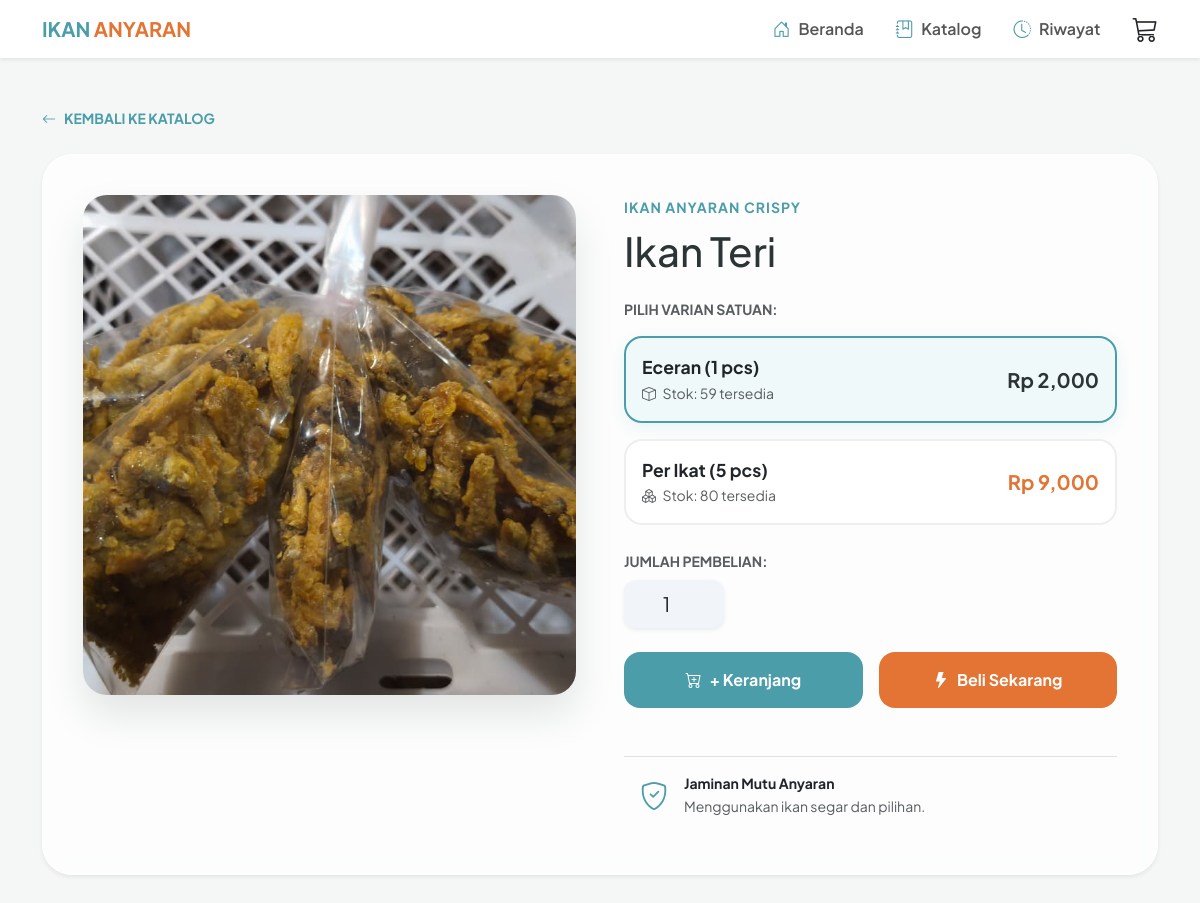
Screenshot of /detail_produk.php?id=7 with the database file from the repository.
### tables this page shows
CREATE TABLE `produk` (
  `id_produk` int(11) NOT NULL,
  `nama_produk` varchar(100) DEFAULT NULL,
  `jenis_ikan` enum('Ikan Laut','Ikan Tawar','Ikan Olahan') NOT NULL,
  `harga_eceran` int(11) DEFAULT NULL,
  `harga_ikat` int(11) DEFAULT NULL,
  `stok_ikat` int(11) NOT NULL DEFAULT 0,
  `stok_eceran` int(11) NOT NULL DEFAULT 0,
  `foto_produk` varchar(255) DEFAULT 'default_ikan.jpg',
  `foto_produk2` varchar(255) DEFAULT NULL,
  `deskripsi` text DEFAULT NULL,
  `created_at` timestamp NOT NULL DEFAULT current_timestamp()
);

### detail_produk.php (the view, shortened to what this page needs)
<?php
include 'includes/config.php';
$id_produk = isset($_GET['id']) ? mysqli_real_escape_string($conn, $_GET['id']) : '';
$ambil = $conn->query("SELECT * FROM produk WHERE id_produk = '$id_produk'");
$detail = $ambil->fetch_assoc();
$stok_eceran = (int)$detail['stok_eceran'];
$stok_ikat = (int)$detail['stok_ikat'];
$is_eceran_empty = ($stok_eceran <= 0);
$is_ikat_empty = ($stok_ikat <= 0);
$all_empty = ($is_eceran_empty && $is_ikat_empty);
$stok_awal = !$is_eceran_empty ? $stok_eceran : ($is_ikat_empty ? 0 : $stok_ikat);
?>
<!DOCTYPE html>
<html lang="id">
<head>
    <link href="https://cdn.jsdelivr.net/npm/bootstrap@5.3.0/dist/css/bootstrap.min.css" rel="stylesheet">
    <link rel="stylesheet" href="https://cdn.jsdelivr.net/npm/bootstrap-icons@1.11.0/font/bootstrap-icons.css">
</head>
<body>
<?php include 'includes/navbar.php'; ?>
<div class="container py-5">
    <div class="mb-4">
        <a href="katalog.php" class="text-decoration-none fw-bold small btn-back d-inline-flex align-items-center">
            <i class="bi bi-arrow-left me-2"></i> KEMBALI KE KATALOG
        </a>
    </div>
    <div class="detail-container shadow-sm">
        <div class="row g-5">
            <div class="col-md-6">
                <img src="uploads/<?= $detail['foto_produk']; ?>" class="product-img" alt="Produk">
            </div>
            <div class="col-md-6">
                <small class="fw-bold text-uppercase" style="color: var(--teal); letter-spacing: 1px;">
                    Ikan Anyaran Crispy
                </small>
                <h1 class="fw-800 mb-4 mt-2" style="font-size: 2.5rem; color: #2d3436;"><?= $detail['nama_produk']; ?></h1>
                <form id="formTambahKeranjang">
                    <p class="fw-bold mb-3 text-muted small text-uppercase">Pilih Varian Satuan:</p>
                    <div class="mb-3">
                        <label class="selection-card p-3 d-block <?= ($is_eceran_empty) ? 'disabled' : ''; ?>" for="satuanEceran">
                            <div class="d-flex justify-content-between align-items-center">
                                <div>
                                    <span class="d-block fw-bold" style="font-size: 1.1rem;">Eceran (1 pcs)</span>
                                    <small class="<?= ($is_eceran_empty) ? 'text-danger' : 'text-muted'; ?>">
                                        <i class="bi <?= ($is_eceran_empty) ? 'bi-x-circle' : 'bi-box'; ?> me-1"></i>
                                        Stok: <?= ($is_eceran_empty) ? 'Habis' : $stok_eceran . ' tersedia'; ?>
                                    </small>
                                </div>
                                <span class="fw-bold h5 mb-0" style="color: #2d3436;">Rp <?= number_format($detail['harga_eceran']); ?></span>
                            </div>
                        </label>
                    </div>
                    <div class="mb-4">
                        <label class="selection-card p-3 d-block <?= ($is_ikat_empty) ? 'disabled' : ''; ?>" for="satuanIkat">
                            <div class="d-flex justify-content-between align-items-center">
                                <div>
                                    <span class="d-block fw-bold" style="font-size: 1.1rem;">Per Ikat (5 pcs)</span>
                                    <small class="<?= ($is_ikat_empty) ? 'text-danger' : 'text-muted'; ?>">
                                        <i class="bi <?= ($is_ikat_empty) ? 'bi-x-circle' : 'bi-boxes'; ?> me-1"></i>
                                        Stok: <?= ($is_ikat_empty) ? 'Habis' : $stok_ikat . ' tersedia'; ?>
                                    </small>
                                </div>
                                <span class="fw-bold h5 mb-0" style="color: var(--orange);">Rp <?= number_format($detail['harga_ikat']); ?></span>
                            </div>
                        </label>
                    </div>
                    <div class="mb-4">
                        <label class="fw-bold mb-2 small text-muted text-uppercase">Jumlah Pembelian:</label>
                        <div class="d-flex align-items-center">
                            <input type="number" id="inputJumlah" name="jumlah" class="form-control form-control-lg shadow-sm border-0 text-center"
                                   value="1" min="1" max="<?= $stok_awal ?>" style="width: 100px; border-radius: 12px; background: #f1f5f9;"
                                   <?= ($all_empty) ? 'disabled' : ''; ?>>
                        </div>
                    </div>
                    <div class="row g-3">
                        <div class="col-6">
                            <button type="button" id="btnTambah" class="btn btn-cart w-100 py-3" <?= ($all_empty) ? 'disabled' : ''; ?>>
                                <i class="bi bi-cart-plus me-2"></i><?= ($all_empty) ? 'Stok Habis' : '+ Keranjang'; ?>
                            </button>
                        </div>
                        <div class="col-6">
                            <button type="button" id="btnBeliSekarang" class="btn btn-buy w-100 py-3" <?= ($all_empty) ? 'disabled' : ''; ?>>
                                <i class="bi bi-lightning-fill me-2"></i><?= ($all_empty) ? 'Habis' : 'Beli Sekarang'; ?>
                            </button>
                        </div>
                    </div>
                </form>
                <div class="mt-5 p-3 border-top d-flex align-items-center">
                   <div class="me-3 fs-3" style="color: var(--teal);"><i class="bi bi-shield-check"></i></div>
                   <div>
                       <small class="d-block fw-bold">Jaminan Mutu Anyaran</small>
                       <small class="text-muted small">Menggunakan ikan segar dan pilihan.</small>
                   </div>
                </div>
            </div>
        </div>
    </div>
</div>
</body>
</html>

### detail_produk.php (style rules this page uses)
:root { --teal: #4B9DA9; --orange: #E37434; --light-teal: #f0f9fa; }
body { font-family: 'Plus Jakarta Sans', sans-serif; background-color: #f4f7f6; background-image: url("https://www.transparenttextures.com/patterns/cream-paper.png"); }
.product-img { border-radius: 24px; width: 100%; height: 500px; object-fit: cover; box-shadow: 0 20px 40px rgba(0,0,0,0.1); }
.detail-container { background: rgba(255, 255, 255, 0.7); backdrop-filter: blur(10px); border-radius: 30px; padding: 40px; border: 1px solid rgba(255, 255, 255, 0.5); }
.btn-cart { background: var(--teal); color: white; border: none; border-radius: 16px; font-weight: 700; transition: 0.3s; }
.btn-buy { background-color: var(--orange); color: white; border: none; border-radius: 16px; font-weight: 700; transition: 0.3s; }
.selection-card { border: 2px solid #eee; border-radius: 18px; cursor: pointer; transition: 0.3s; background: white; }
.btn-check:checked + .selection-card { border-color: var(--teal); background-color: var(--light-teal); box-shadow: 0 5px 15px rgba(75, 157, 169, 0.1); }
.btn-back { color: var(--teal); transition: 0.3s; }

### rows the page displays
produk: foto_produk (picture), nama_produk "Ikan Teri", stok_eceran "59", harga_eceran "2,000", stok_ikat "80", harga_ikat "9,000", jumlah "1"
